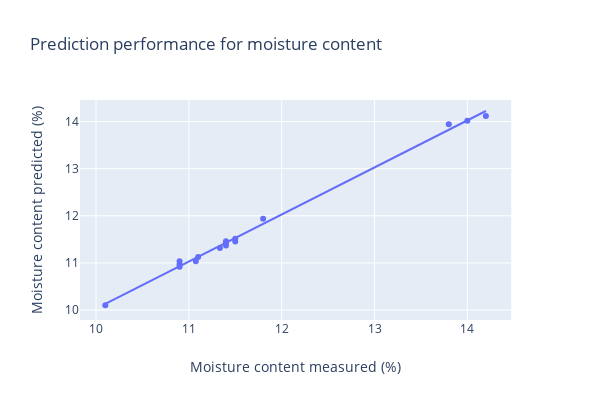

Source (notebook cell):
### Code cell
df_pred = pd.DataFrame()
df_pred['y_ref_test'] = y_test_oleo
df_pred['y_pred_test'] = y_pred
fig = px.scatter(df_pred, x="y_ref_test", y="y_pred_test", trendline="ols", title="Prediction performance for moisture content ",
                 labels={
                     "y_ref_test": "Moisture content measured (%)",
                     "y_pred_test": "Moisture content predicted (%)",

                 },width=600, height=400)
fig.show()

### Figure 1 — Plotly figure (JSON) as saved in the notebook; plotly's stock layout.template omitted (floating-point values rounded to 4 significant figures)
{"data": [{"hoverlabel": {"namelength": 0}, "hovertemplate": "Moisture content measured (%)=%{x}<br>Moisture content predicted (%)=%{y}", "legendgroup": "", "marker": {"color": "#636efa", "symbol": "circle"}, "mode": "markers", "name": "", "showlegend": false, "type": "scatter", "x": [11.4, 10.1, 11.34, 11.5, 11.1, 13.8, 11.4, 14.2, 11.4, 11.07, 11.4, 10.9, 11.5, 10.9, 10.9, 14, 11.8], "xaxis": "x", "y": [11.37, 10.1, 11.31, 11.51, 11.12, 13.94, 11.43, 14.12, 11.44, 11.03, 11.46, 11.03, 11.45, 10.92, 10.96, 14.02, 11.94], "yaxis": "y"}, {"hoverlabel": {"namelength": 0}, "hovertemplate": "<b>OLS trendline</b><br>y_pred_test = 0.998933 * y_ref_test + 0.039015<br>R<sup>2</sup>=0.996865<br><br>Moisture content measured (%)=%{x}<br>Moisture content predicted (%)=%{y} <b>(trend)</b>", "legendgroup": "", "marker": {"color": "#636efa", "symbol": "circle"}, "mode": "lines", "name": "", "showlegend": false, "type": "scatter", "x": [10.1, 10.9, 10.9, 10.9, 11.07, 11.1, 11.34, 11.4, 11.4, 11.4, 11.4, 11.5, 11.5, 11.8, 13.8, 14, 14.2], "xaxis": "x", "y": [10.13, 10.93, 10.93, 10.93, 11.1, 11.13, 11.36, 11.43, 11.43, 11.43, 11.43, 11.53, 11.53, 11.83, 13.82, 14.02, 14.22], "yaxis": "y"}], "layout": {"height": 400, "legend": {"tracegroupgap": 0}, "title": {"text": "Prediction performance for moisture content "}, "width": 600, "xaxis": {"anchor": "y", "domain": [0, 0.98], "title": {"text": "Moisture content measured (%)"}}, "yaxis": {"anchor": "x", "domain": [0, 1], "title": {"text": "Moisture content predicted (%)"}}}}
